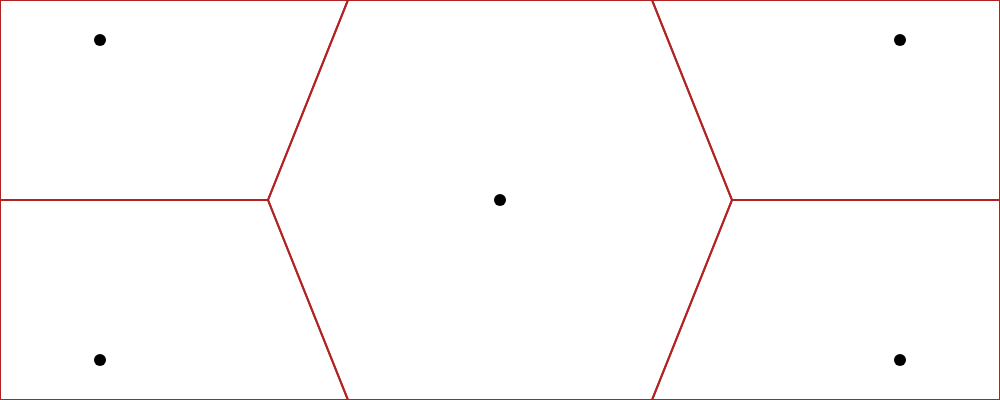

The Vega-Lite source for this figure:
### Vega specification from a JSON file in a GitHub repository (floating-point values rounded to 4 significant figures)
{"$schema": "https://vega.github.io/schema/vega/v5.json", "width": 500, "height": 200, "autosize": "none", "signals": [{"name": "addPoint", "on": [{"events": "click[!event.shiftKey], mousemove[event.buttons && !event.shiftKey]{20}", "update": "{u: invert('xscale', x()), v: invert('yscale', y())}"}]}, {"name": "remPoint", "on": [{"events": "path:click[event.shiftKey], path:mousemove[event.buttons && event.shiftKey]{20}", "update": "datum.datum"}]}], "data": [{"name": "table", "values": [{"u": 0.1, "v": 0.1}, {"u": 0.9, "v": 0.1}, {"u": 0.1, "v": 0.9}, {"u": 0.9, "v": 0.9}, {"u": 0.5, "v": 0.5}], "on": [{"trigger": "addPoint", "insert": "addPoint"}, {"trigger": "remPoint", "remove": "remPoint"}]}], "scales": [{"name": "xscale", "domain": [0, 1], "range": "width"}, {"name": "yscale", "domain": [0, 1], "range": "height"}], "marks": [{"name": "points", "type": "symbol", "zindex": 1, "from": {"data": "table"}, "interactive": false, "encode": {"enter": {"fill": {"value": "black"}, "size": {"value": 36}, "x": {"scale": "xscale", "field": "u"}, "y": {"scale": "yscale", "field": "v"}}}}, {"type": "path", "from": {"data": "points"}, "encode": {"enter": {"stroke": {"value": "firebrick"}, "fill": {"value": "transparent"}}}, "transform": [{"type": "voronoi", "x": "datum.x", "y": "datum.y", "size": [{"signal": "width"}, {"signal": "height"}]}]}]}
